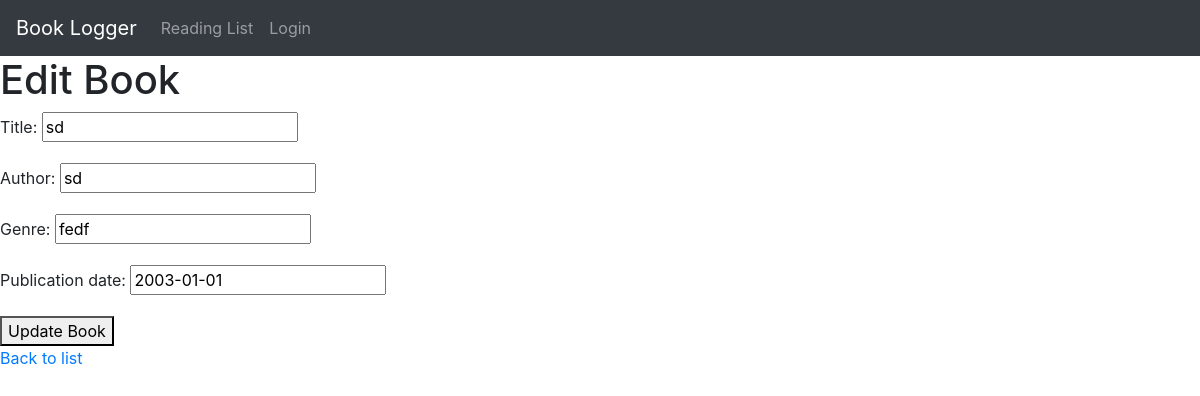
Screenshot of /books/8/edit/ with the database file from the repository.
### books/models.py (models this page shows, shortened)
class Book(models.Model):
    title = models.CharField(max_length=200)
    author = models.CharField(max_length=100)
    genre = models.CharField(max_length=50)
    publication_date = models.DateField()

### books/views.py (the view)
# urls.py: path('<int:pk>/edit/', views.book_edit, name='book_edit'),
def book_edit(request, pk):
    book = get_object_or_404(Book, pk=pk)
    if request.method == 'POST':
        form = BookForm(request.POST, instance=book)
        if form.is_valid():
            book = form.save()
            return redirect('book_detail', pk=book.pk)
    else:
        form = BookForm(instance=book)
    return render(request, 'books/book_edit.html', {'form': form})

### books/forms.py
class BookForm(forms.ModelForm):
    class Meta:
        model = Book
        fields = ['title', 'author', 'genre', 'publication_date']

### books/templates/books/book_edit.html (shortened to what this page needs)
<!DOCTYPE html>
<html lang="en">
<head>
    {% include "bootstrap.html" %}
    {% load static %}
</head>
<body>
    {% include "navigation.html" %}
    <header>
        <h1>{% if form.instance.pk %}Edit{% else %}Add{% endif %} Book</h1>
    </header>
    <main>
        <form method="post" action="{% if form.instance.pk %}{% url 'book_edit' pk=form.instance.pk %}{% else %}{% url 'book_new' %}{% endif %}">
            {{ form.as_p }}
            <button type="submit">{% if form.instance.pk %}Update{% else %}Add{% endif %} Book</button>
        </form>
        <a href="{% url 'book_list' %}">Back to list</a>
    </main>
</body>
</html>

### rows the page displays
Book: title "sd", author "sd", genre "fedf", publication_date "2003-01-01"
